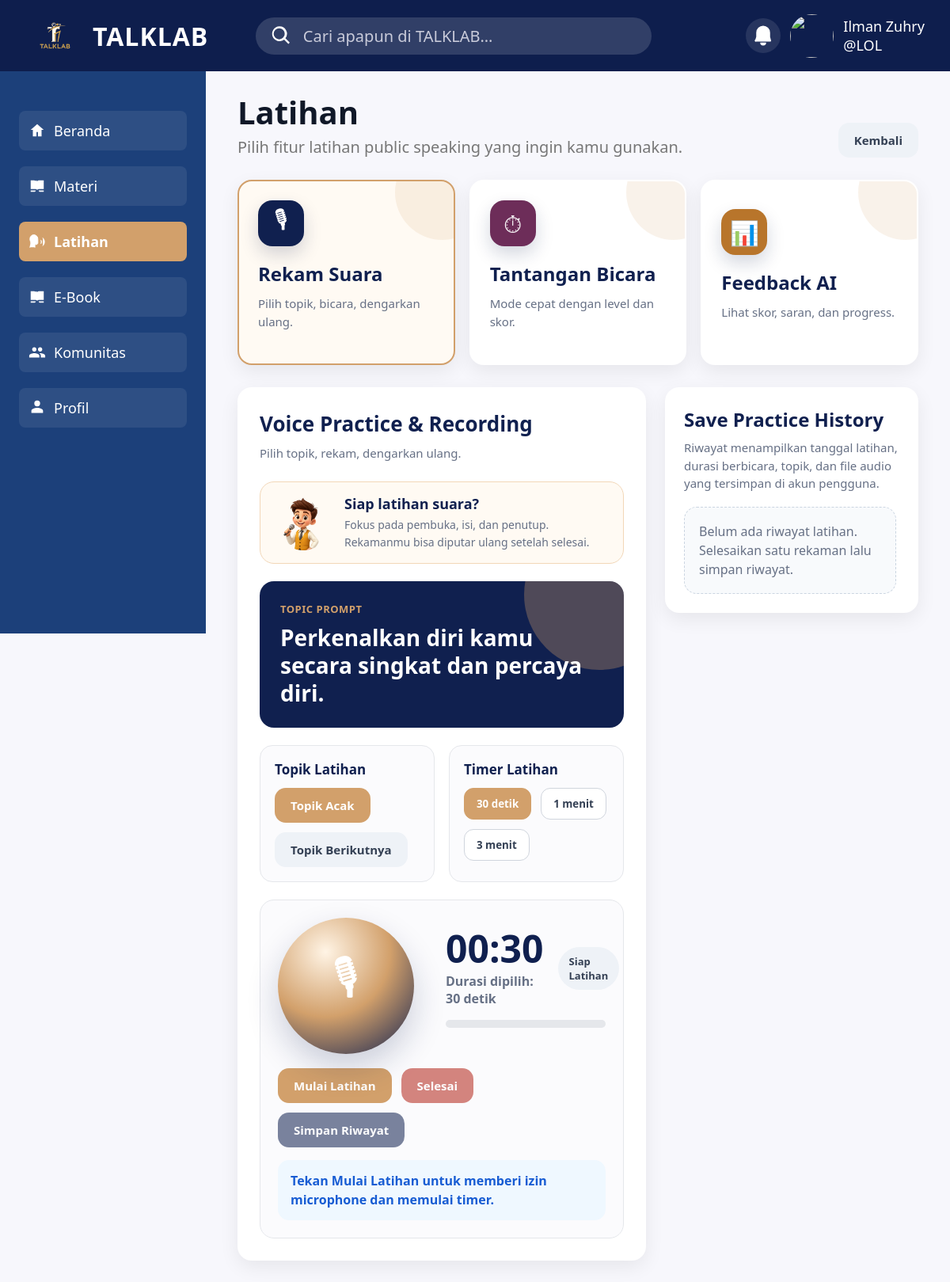
The page /Latihan.php (signed in) on the database as committed earlier.
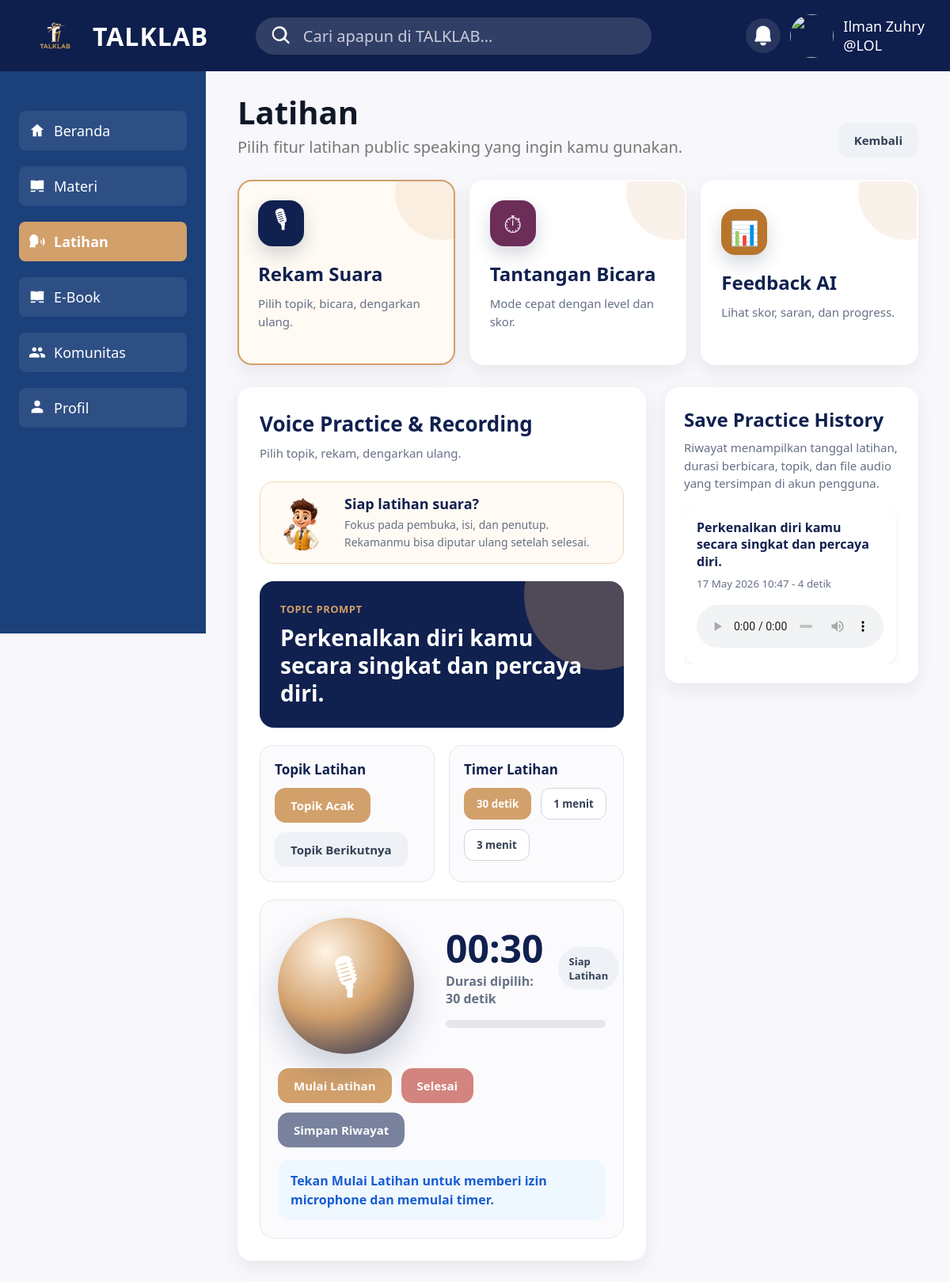
The same page on the database as committed later.
### tables this page shows
CREATE TABLE `practice_history` (
  `id` int(10) UNSIGNED NOT NULL,
  `user_id` varchar(6) NOT NULL,
  `topic` varchar(255) NOT NULL,
  `duration_seconds` int(10) UNSIGNED NOT NULL,
  `audio_path` varchar(255) NOT NULL,
  `created_at` datetime NOT NULL DEFAULT current_timestamp()
);

### core.php (called while the page is built, shortened)
<?php
class manz{
	var $talkhost = "localhost";
    var $user = "root";
    var $pass = "";
    var $dbname = "talklab";
	public mysqli $koneksi;
	function __construct(){
		$this->koneksi=mysqli_connect($this->talkhost,$this->user,$this->pass,$this->dbname);
	}
	public function getCurrentUser(){
		if (!empty($_SESSION['user_id'])){
			return [
				'Id_User' => $_SESSION['user_id'] ?? null,
				'Nama' => $_SESSION['name'] ?? null,
				'Username' => $_SESSION['username'] ?? null,
			];
		}
		return false;
	}
	public function ensureCommunityPostsTable(){
	$create = "CREATE TABLE IF NOT EXISTS Komunitas (
		Id INT UNSIGNED NOT NULL AUTO_INCREMENT,
		Id_User VARCHAR(6) NOT NULL,
		Isi TEXT NOT NULL,
		Dibuat DATETIME NOT NULL DEFAULT CURRENT_TIMESTAMP,
		Update_Post DATETIME NULL DEFAULT NULL
		ON UPDATE CURRENT_TIMESTAMP,
		PRIMARY KEY (Id),
		KEY idx_user_id (Id_User),
		CONSTRAINT fk_community_user FOREIGN KEY (Id_User) REFERENCES users(Id_User)
		ON DELETE CASCADE
		ON UPDATE CASCADE
	) ENGINE=InnoDB DEFAULT CHARSET=utf8mb4 COLLATE=utf8mb4_general_ci";
	mysqli_query($this->koneksi, $create);
}
	public function ensureLikesAndCommentsTable(){
	$createLikes = "CREATE TABLE IF NOT EXISTS post_likes (
		id INT UNSIGNED NOT NULL AUTO_INCREMENT,
		post_id INT UNSIGNED NOT NULL,
		user_id VARCHAR(6) NOT NULL,
		created_at DATETIME NOT NULL DEFAULT CURRENT_TIMESTAMP,
		PRIMARY KEY (id),
		UNIQUE KEY unique_like (post_id, user_id),
		KEY idx_post (post_id),
		KEY idx_user (user_id),
		CONSTRAINT fk_like_post FOREIGN KEY (post_id) REFERENCES Komunitas(Id) ON DELETE CASCADE,
		CONSTRAINT fk_like_user FOREIGN KEY (user_id) REFERENCES users(Id_User) ON DELETE CASCADE
	) ENGINE=InnoDB DEFAULT CHARSET=utf8mb4 COLLATE=utf8mb4_general_ci";
	mysqli_query($this->koneksi, $createLikes);
	$createComments = "CREATE TABLE IF NOT EXISTS post_comments (
		id INT UNSIGNED NOT NULL AUTO_INCREMENT,
		post_id INT UNSIGNED NOT NULL,
		user_id VARCHAR(6) NOT NULL,
		content TEXT NOT NULL,
		created_at DATETIME NOT NULL DEFAULT CURRENT_TIMESTAMP,
		updated_at DATETIME NULL ON UPDATE CURRENT_TIMESTAMP,
		PRIMARY KEY (id),
		KEY idx_post (post_id),
		KEY idx_user (user_id),
		CONSTRAINT fk_comment_post FOREIGN KEY (post_id) REFERENCES Komunitas(Id) ON DELETE CASCADE,
		CONSTRAINT fk_comment_user FOREIGN KEY (user_id) REFERENCES users(Id_User) ON DELETE CASCADE
	) ENGINE=InnoDB DEFAULT CHARSET=utf8mb4 COLLATE=utf8mb4_general_ci";
	mysqli_query($this->koneksi, $createComments);
}
	public function ensureMentorAccountsTable(){
		$sql = "CREATE TABLE IF NOT EXISTS mentor_accounts (
			id INT UNSIGNED NOT NULL AUTO_INCREMENT,
			name VARCHAR(120) NOT NULL,
			username VARCHAR(60) NOT NULL,
			password_hash VARCHAR(255) NOT NULL,
			created_at DATETIME NOT NULL DEFAULT CURRENT_TIMESTAMP,
			PRIMARY KEY (id),
			UNIQUE KEY unique_mentor_username (username)
		) ENGINE=InnoDB DEFAULT CHARSET=utf8mb4 COLLATE=utf8mb4_general_ci";
		mysqli_query($this->koneksi, $sql);
	}
	public function ensureMentorSubmissionsTable(){
		$sql = "CREATE TABLE IF NOT EXISTS mentor_submissions (
			id INT UNSIGNED NOT NULL AUTO_INCREMENT,
			practice_history_id INT UNSIGNED NOT NULL,
			user_id VARCHAR(6) NOT NULL,
			mentor_id INT UNSIGNED NULL,
			status VARCHAR(30) NOT NULL DEFAULT 'pending',
			submitted_at DATETIME NOT NULL DEFAULT CURRENT_TIMESTAMP,
			reviewed_at DATETIME NULL DEFAULT NULL,
			PRIMARY KEY (id),
			UNIQUE KEY unique_practice_submission (practice_history_id),
			KEY idx_mentor_submission_user (user_id),
			KEY idx_mentor_submission_mentor (mentor_id),
			KEY idx_mentor_submission_status (status),
			CONSTRAINT fk_mentor_submission_practice FOREIGN KEY (practice_history_id) REFERENCES practice_history(id)
			ON DELETE CASCADE ON UPDATE CASCADE,
			CONSTRAINT fk_mentor_submission_user FOREIGN KEY (user_id) REFERENCES users(Id_User)
			ON DELETE CASCADE ON UPDATE CASCADE,
			CONSTRAINT fk_mentor_submission_mentor FOREIGN KEY (mentor_id) REFERENCES mentor_accounts(id)
			ON DELETE SET NULL ON UPDATE CASCADE
		) ENGINE=InnoDB DEFAULT CHARSET=utf8mb4 COLLATE=utf8mb4_general_ci";
		mysqli_query($this->koneksi, $sql);
	}
	public function ensureMentorReviewsTable(){
		$sql = "CREATE TABLE IF NOT EXISTS mentor_reviews (
			id INT UNSIGNED NOT NULL AUTO_INCREMENT,
			submission_id INT UNSIGNED NOT NULL,
			mentor_id INT UNSIGNED NOT NULL,
			articulation_score INT UNSIGNED NOT NULL,
			fluency_score INT UNSIGNED NOT NULL,
			confidence_score INT UNSIGNED NOT NULL,
			structure_score INT UNSIGNED NOT NULL,
			intonation_score INT UNSIGNED NOT NULL,
			final_score INT UNSIGNED NOT NULL,
			strengths TEXT NOT NULL,
			improvements TEXT NOT NULL,
			feedback TEXT NOT NULL,
			created_at DATETIME NOT NULL DEFAULT CURRENT_TIMESTAMP,
			updated_at DATETIME NULL DEFAULT NULL ON UPDATE CURRENT_TIMESTAMP,
			PRIMARY KEY (id),
			UNIQUE KEY unique_submission_review (submission_id),
			KEY idx_mentor_review_mentor (mentor_id),
			CONSTRAINT fk_mentor_review_submission FOREIGN KEY (submission_id) REFERENCES mentor_submissions(id)
			ON DELETE CASCADE ON UPDATE CASCADE,
			CONSTRAINT fk_mentor_review_mentor FOREIGN KEY (mentor_id) REFERENCES mentor_accounts(id)
			ON DELETE CASCADE ON UPDATE CASCADE
		) ENGINE=InnoDB DEFAULT CHARSET=utf8mb4 COLLATE=utf8mb4_general_ci";
		mysqli_query($this->koneksi, $sql);
	}
	public function ensurePracticeHistoryTable(){
		$sql = "CREATE TABLE IF NOT EXISTS practice_history (
			id INT UNSIGNED NOT NULL AUTO_INCREMENT,
			user_id VARCHAR(6) NOT NULL,
			topic VARCHAR(255) NOT NULL,
			duration_seconds INT UNSIGNED NOT NULL,
			audio_path VARCHAR(255) NOT NULL,
			created_at DATETIME NOT NULL DEFAULT CURRENT_TIMESTAMP,
			PRIMARY KEY (id),
			KEY idx_practice_user (user_id),
			CONSTRAINT fk_practice_user FOREIGN KEY (user_id) REFERENCES users(Id_User)
			ON DELETE CASCADE ON UPDATE CASCADE
		) ENGINE=InnoDB DEFAULT CHARSET=utf8mb4 COLLATE=utf8mb4_general_ci";
		mysqli_query($this->koneksi, $sql);
	}
	public function ensureChallengeHistoryTable(){
		$sql = "CREATE TABLE IF NOT EXISTS speaking_challenge_history (
			id INT UNSIGNED NOT NULL AUTO_INCREMENT,
			user_id VARCHAR(6) NOT NULL,
			challenge_type VARCHAR(60) NOT NULL,
			level_name VARCHAR(30) NOT NULL,
			prompt TEXT NOT NULL,
			prep_seconds INT UNSIGNED NOT NULL,
			speak_seconds INT UNSIGNED NOT NULL,
			actual_seconds INT UNSIGNED NOT NULL,
			score INT UNSIGNED NOT NULL,
			completed TINYINT(1) NOT NULL DEFAULT 1,
			created_at DATETIME NOT NULL DEFAULT CURRENT_TIMESTAMP,
			PRIMARY KEY (id),
			KEY idx_challenge_user (user_id),
			CONSTRAINT fk_challenge_user FOREIGN KEY (user_id) REFERENCES users(Id_User)
			ON DELETE CASCADE ON UPDATE CASCADE
		) ENGINE=InnoDB DEFAULT CHARSET=utf8mb4 COLLATE=utf8mb4_general_ci";
		mysqli_query($this->koneksi, $sql);
	}
	public function ensureAiFeedbackTable(){
		$sql = "CREATE TABLE IF NOT EXISTS ai_feedback_history (
			id INT UNSIGNED NOT NULL AUTO_INCREMENT,
			user_id VARCHAR(6) NOT NULL,
			source_type VARCHAR(40) NOT NULL,
			duration_seconds INT UNSIGNED NOT NULL,
			clarity_score INT UNSIGNED NOT NULL,
			fluency_score INT UNSIGNED NOT NULL,
			confidence_score INT UNSIGNED NOT NULL,
			consistency_score INT UNSIGNED NOT NULL,
			filler_count INT UNSIGNED NOT NULL,
			speaking_speed INT UNSIGNED NOT NULL,
			feedback TEXT NOT NULL,
			created_at DATETIME NOT NULL DEFAULT CURRENT_TIMESTAMP,
			PRIMARY KEY (id),
			KEY idx_ai_feedback_user (user_id),
			CONSTRAINT fk_ai_feedback_user FOREIGN KEY (user_id) REFERENCES users(Id_User)
			ON DELETE CASCADE ON UPDATE CASCADE
		) ENGINE=InnoDB DEFAULT CHARSET=utf8mb4 COLLATE=utf8mb4_general_ci";
		mysqli_query($this->koneksi, $sql);
	}
	public function getPracticeHistory($userId, $limit = 10){
		$history = [];
		$limit = (int) $limit;
		$stmt = mysqli_prepare($this->koneksi, "SELECT topic, duration_seconds, audio_path, created_at FROM practice_history WHERE user_id = ? ORDER BY created_at DESC LIMIT $limit");
		mysqli_stmt_bind_param($stmt, "s", $userId);
		mysqli_stmt_execute($stmt);
		$result = mysqli_stmt_get_result($stmt);
		while ($row = mysqli_fetch_assoc($result)){
			$history[] = $row;
		}
		return $history;
	}
}

### Latihan.php (the view, shortened to what the rows shown need)
<?php
require_once 'core.php';
$app = new manz();
$app->ensureSession();
$currentUser = $app->getCurrentUser();
$practiceHistory = $currentUser ? $app->getPracticeHistory($currentUser['Id_User']) : [];
?>
<!DOCTYPE html>
<html lang="id">
<head>
</head>
<body>
  <main>
    <section class="page-head">
      <div>
        <h1>Latihan</h1>
      </div>
    </section>
    <section class="feature-grid" aria-label="Pilihan fitur latihan">
      <button class="feature-card active" type="button" data-feature="voice">
        <h2>Rekam Suara</h2>
      </button>
      <button class="feature-card" type="button" data-feature="challenge">
        <h2>Tantangan Bicara</h2>
      </button>
      <button class="feature-card" type="button" data-feature="ai">
        <h2>Feedback AI</h2>
      </button>
    </section>
    <section class="workspace feature-section active" id="voiceSection">
      <div class="panel">
        <div class="panel-title">
          <div>
            <h2>Voice Practice & Recording</h2>
          </div>
        </div>
      </div>
      <aside class="panel history-panel">
        <h2>Save Practice History</h2>
        <div class="history-list" id="historyList">
          <?php if (!$currentUser): ?>
            <div class="empty-state">Silakan login terlebih dahulu agar hasil latihan bisa disimpan ke akun.</div>
          <?php elseif (empty($practiceHistory)): ?>
            <div class="empty-state">Belum ada riwayat latihan. Selesaikan satu rekaman lalu simpan riwayat.</div>
          <?php else: ?>
            <?php foreach ($practiceHistory as $item): ?>
              <div class="history-card">
                <strong><?= htmlspecialchars($item['topic']) ?></strong>
                <small><?= htmlspecialchars(date('d M Y H:i', strtotime($item['created_at']))) ?> - <?= (int) $item['duration_seconds'] ?> detik</small>
                <audio controls src="<?= htmlspecialchars($item['audio_path']) ?>"></audio>
              </div>
            <?php endforeach; ?>
          <?php endif; ?>
        </div>
      </aside>
    </section>
  </main>
</body>
</html>

Rows that differ between the two databases and show on the page:
now on this page (row edited): practice_history: topic "Perkenalkan diri kamu secara singkat dan percaya diri.", created_at "17 May 2026 10:47", duration_seconds "4"
Other text that changed with them:
text no longer shown: "Belum ada riwayat latihan. Selesaikan satu rekaman lalu simpan riwayat."
